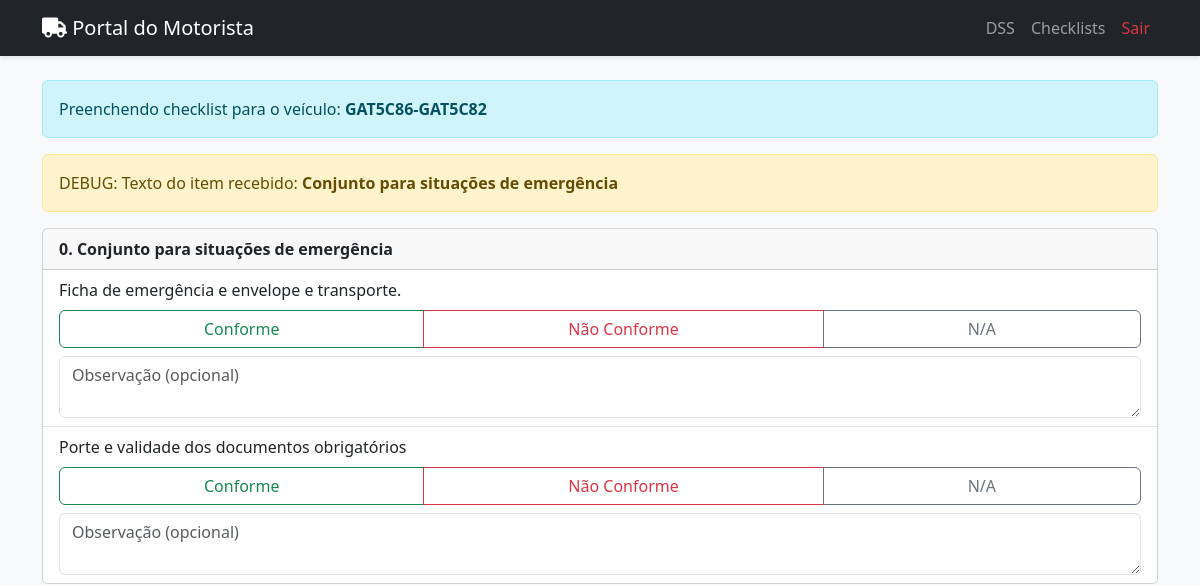
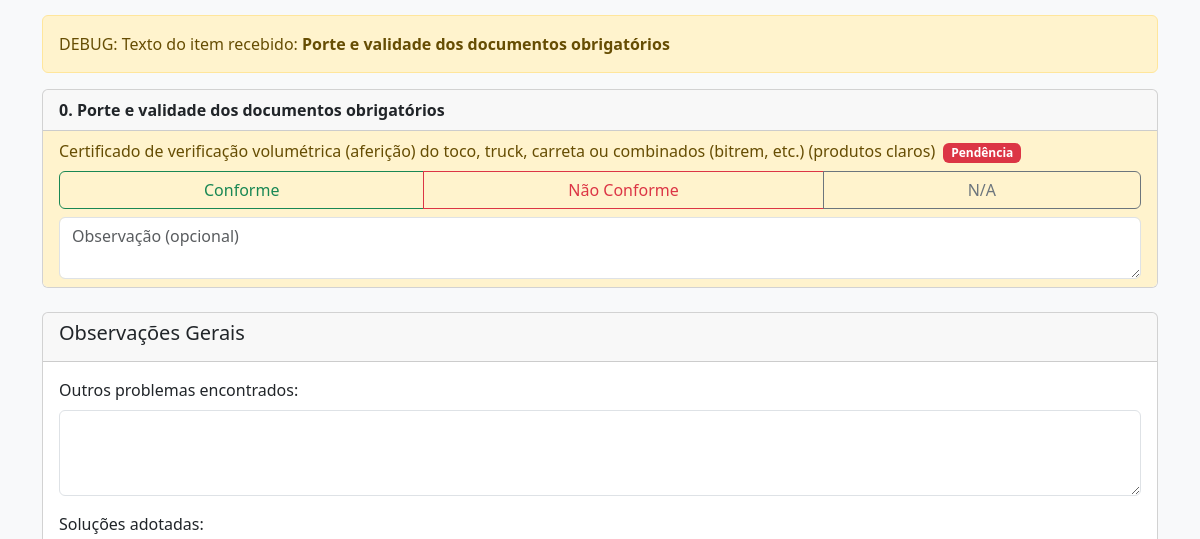
Before: /checklist/preencher/2 (signed in, upper part) with the older database file (2 pictures, top to bottom).
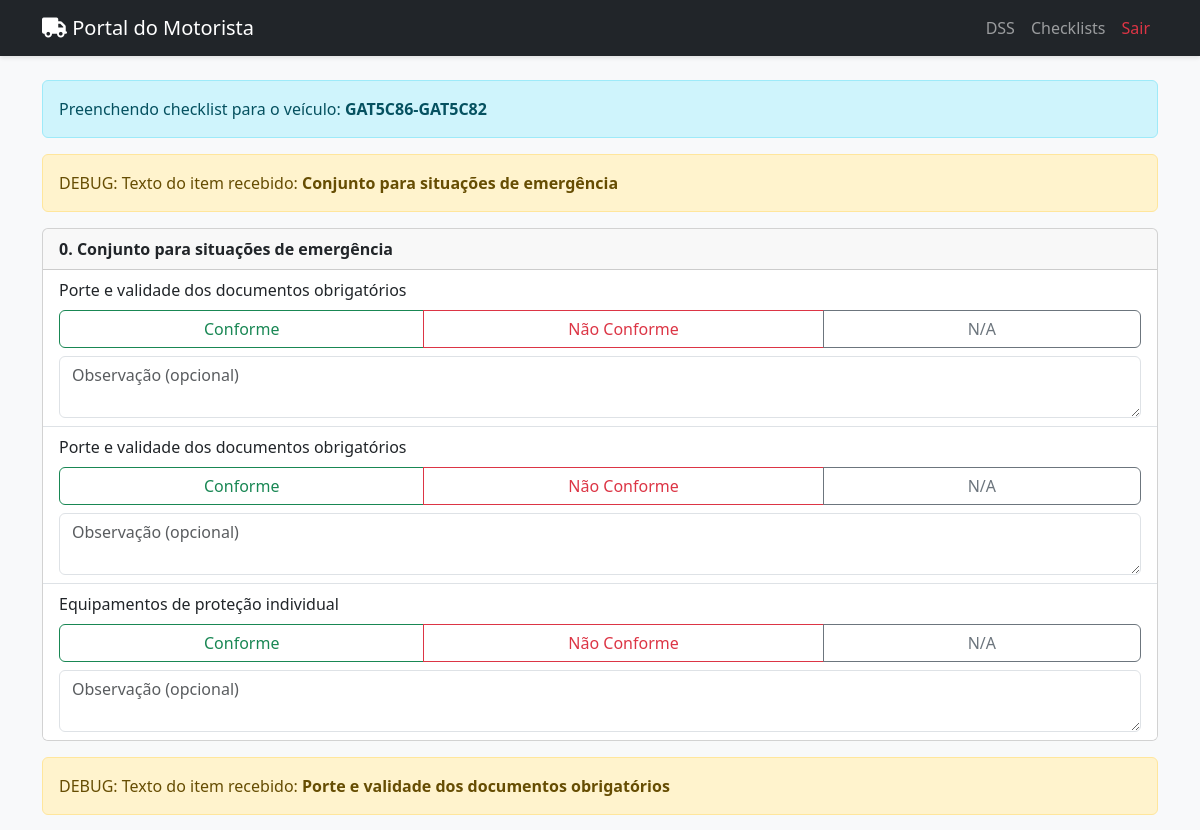
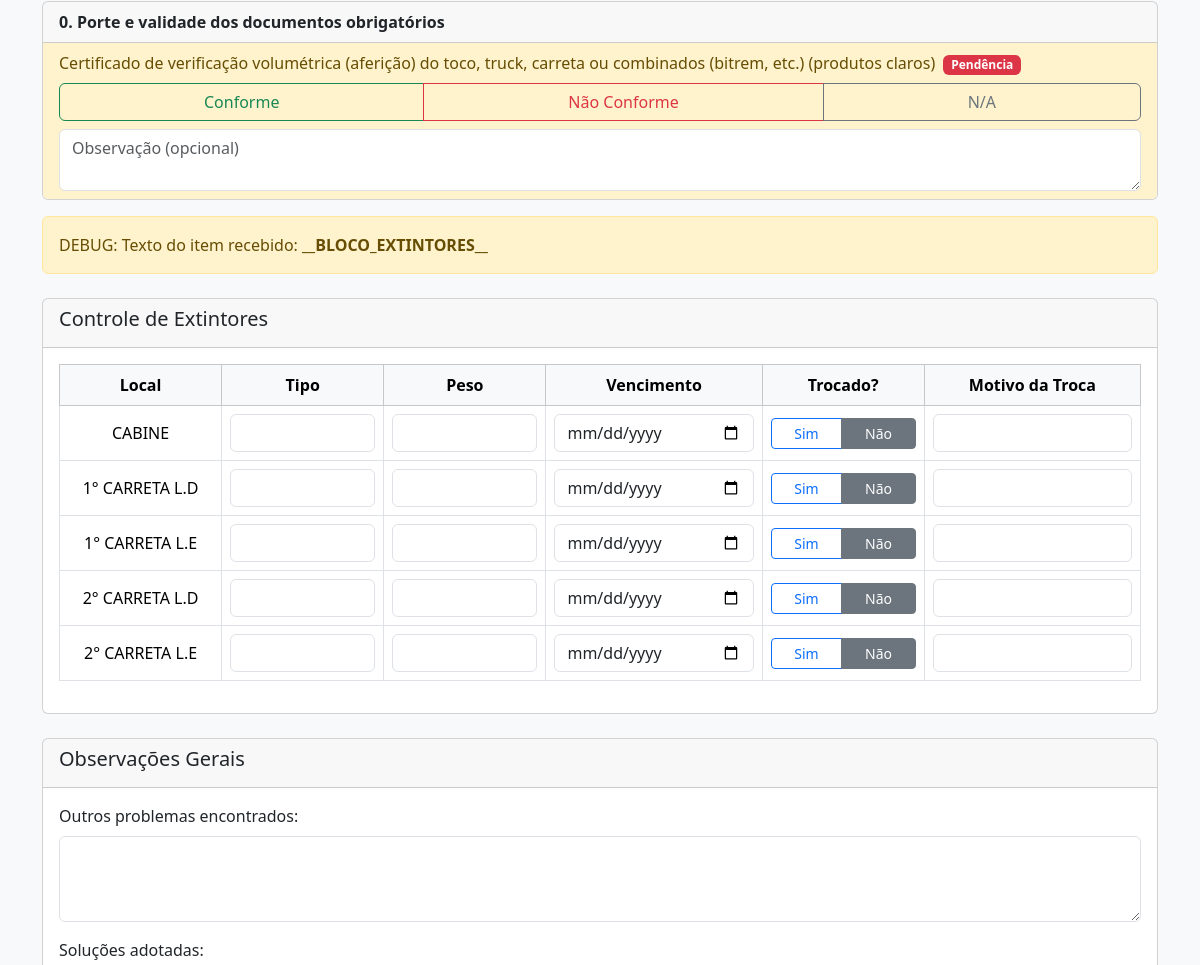
After: the same page with the newer database file (2 pictures, top to bottom).
### app/models.py (models this page shows)
class Veiculo(db.Model):
    id = db.Column(db.Integer, primary_key=True)
    unidade = db.Column(db.String(100), nullable=True)
    operacao = db.Column(db.String(100), nullable=True)
    nome_conjunto = db.Column(db.String(100), unique=True, nullable=False)
    placa_cavalo_id = db.Column(db.Integer, db.ForeignKey('placa.id'), nullable=False)
    placa_carreta1_id = db.Column(db.Integer, db.ForeignKey('placa.id'), nullable=True)
    placa_carreta2_id = db.Column(db.Integer, db.ForeignKey('placa.id'), nullable=True)
    obs = db.Column(db.Text)
    placa_cavalo = db.relationship('Placa', foreign_keys=[placa_cavalo_id])
    placa_carreta1 = db.relationship('Placa', foreign_keys=[placa_carreta1_id])
    placa_carreta2 = db.relationship('Placa', foreign_keys=[placa_carreta2_id])
    motoristas = db.relationship('Motorista', backref='veiculo', lazy=True)
    checklists_preenchidos = db.relationship('ChecklistPreenchido', backref='veiculo', lazy=True, cascade="all, delete-orphan")
    pendencias = db.relationship('Pendencia', backref='veiculo', lazy=True, cascade="all, delete-orphan")

class ChecklistItem(db.Model):
    id = db.Column(db.Integer, primary_key=True)
    checklist_id = db.Column(db.Integer, db.ForeignKey('checklist.id'), nullable=False)
    texto = db.Column(db.String(500), nullable=False)
    ordem = db.Column(db.Integer, default=0)
    parent_id = db.Column(db.Integer, db.ForeignKey('checklist_item.id'), nullable=True)
    sub_itens = db.relationship('ChecklistItem', backref=db.backref('parent', remote_side=[id]), lazy='dynamic', cascade="all, delete-orphan")

### app/routes.py (the view, shortened to what this page needs)
@main_bp.route('/checklist/preencher/<int:checklist_id>', methods=['GET', 'POST'])
def preencher_checklist(checklist_id):
    if 'motorista_id' not in session:
        return redirect(url_for('main.motorista_login'))
    checklist = Checklist.query.get_or_404(checklist_id)
    motorista = Motorista.query.get(session['motorista_id'])
    veiculo_do_motorista = motorista.veiculo
    itens_principais = checklist.itens.filter_by(parent_id=None).order_by(ChecklistItem.ordem).all()
    pendencias_abertas = set()
    if veiculo_do_motorista:
        lista_pendencias = Pendencia.query.filter_by(veiculo_id=veiculo_do_motorista.id, status='PENDENTE').all()
        pendencias_abertas = {p.item_id for p in lista_pendencias}
    return render_template(
        'motorista_preencher_checklist.html',
        checklist=checklist,
        veiculo=veiculo_do_motorista,
        itens_principais=itens_principais,  # Enviando a lista ordenada diretamente
        pendencias_abertas=pendencias_abertas
    )

### app/templates/motorista_preencher_checklist.html (shortened to what this page needs)
{% extends "base_motorista.html" %}
{% block content %}
<form method="POST" action="{{ url_for('main.preencher_checklist', checklist_id=checklist.id) }}">
    {% if not veiculo %}
        <div class="alert alert-danger" role="alert">
            <strong>Atenção!</strong> Você não está vinculado a nenhum veículo. Por favor, contate o administrador.
        </div>
    {% else %}
        <div class="alert alert-info" role="alert">
            Preenchendo checklist para o veículo: <strong>{{ veiculo.nome_conjunto }}</strong>
        </div>
        {% for item in itens_principais %}
            <div class="alert alert-warning">DEBUG: Texto do item recebido: <strong>{{ item.texto }}</strong></div>
            {% if item.texto == '__BLOCO_EXTINTORES__' %}
                <div class="card mt-4 mb-3">
                    <div class="card-header">
                        <h5>Controle de Extintores</h5>
                    </div>
                    <div class="card-body table-responsive">
                        <table class="table table-bordered align-middle text-center">
                            <thead class="table-light">
                                <tr>
                                    <th style="width: 15%;">Local</th>
                                    <th style="width: 15%;">Tipo</th>
                                    <th style="width: 15%;">Peso</th>
                                    <th style="width: 20%;">Vencimento</th>
                                    <th style="width: 15%;">Trocado?</th>
                                    <th>Motivo da Troca</th>
                                </tr>
                            </thead>
                            <tbody>
                                {% set locais = ['CABINE', '1° CARRETA L.D', '1° CARRETA L.E', '2° CARRETA L.D', '2° CARRETA L.E'] %}
                                {% for i in range(5) %}
                                <tr>
                                    <td>
                                        {{ locais[i] }}
                                    </td>
                                    <td><input type="text" class="form-control" name="extintor-{{ i }}-tipo"></td>
                                    <td><input type="text" class="form-control" name="extintor-{{ i }}-peso"></td>
                                    <td><input type="date" class="form-control" name="extintor-{{ i }}-vencimento"></td>
                                    <td>
                                        <div class="btn-group w-100" role="group">
                                            <label class="btn btn-outline-primary btn-sm" for="trocado-sim-{{ i }}">Sim</label>
                                            <label class="btn btn-outline-secondary btn-sm" for="trocado-nao-{{ i }}">Não</label>
                                        </div>
                                    </td>
                                    <td><input type="text" class="form-control" name="extintor-{{ i }}-motivo"></td>
                                </tr>
                                {% endfor %}
                            </tbody>
                        </table>
                    </div>
                </div>
            {% else %}
                <div class="card mb-3">
                    <div class="card-header fw-bold {% if item.id in pendencias_abertas %}bg-warning text-dark{% endif %}">
                        {{ item.ordem }}. {{ item.texto }}
                    </div>
                    <ul class="list-group list-group-flush">
                        {% if item.sub_itens %}
                            {% for sub_item in item.sub_itens.order_by('ordem') %}
                                <li class="list-group-item {% if sub_item.id in pendencias_abertas %}list-group-item-warning{% endif %}">
                                    <div class="mb-2">{{ sub_item.texto }} {% if sub_item.id in pendencias_abertas %}<span class="badge bg-danger ms-1">Pendência</span>{% endif %}</div>
                                    <div class="btn-group w-100" role="group">
                                        <label class="btn btn-outline-success" for="conforme-{{ sub_item.id }}">Conforme</label>
                                        <label class="btn btn-outline-danger" for="nao-conforme-{{ sub_item.id }}">Não Conforme</label>
                                        <label class="btn btn-outline-secondary" for="na-{{ sub_item.id }}">N/A</label>
                                    </div>
                                    <textarea class="form-control mt-2" name="obs-{{ sub_item.id }}" placeholder="Observação (opcional)"></textarea>
                                </li>
                            {% endfor %}
                        {% endif %}
                    </ul>
                </div>
            {% endif %}
        {% endfor %}
        <div class="card mt-4">
            <div class="card-header">
                <h5>Observações Gerais</h5>
            </div>
            <div class="card-body">
                <div class="mb-3">
                    <label for="outros_problemas" class="form-label">Outros problemas encontrados:</label>
                    <textarea class="form-control" id="outros_problemas" name="outros_problemas" rows="3"></textarea>
                </div>
                <div class="mb-3">
                    <label for="solucoes_adotadas" class="form-label">Soluções adotadas:</label>
                </div>
            </div>
        </div>
    {% endif %}
</form>
{% endblock %}

### app/templates/base_motorista.html (shortened to what this page needs)
<!DOCTYPE html>
<html lang="pt-BR">
<head>
    <link href="https://cdn.jsdelivr.net/npm/bootstrap@5.3.2/dist/css/bootstrap.min.css" rel="stylesheet">
    <link rel="stylesheet" href="https://cdnjs.cloudflare.com/ajax/libs/font-awesome/6.4.0/css/all.min.css">
</head>
<body>
    <nav class="navbar navbar-expand-lg navbar-dark bg-dark mb-4">
        <div class="container">
            <a class="navbar-brand" href="{{ url_for('main.motorista_portal') }}">
                <i class="fas fa-truck"></i>
                Portal do Motorista
            </a>
            <div class="collapse navbar-collapse" id="navbarNav">
                <ul class="navbar-nav ms-auto">
                    <li class="nav-item">
                        <a class="nav-link" href="{{ url_for('main.lista_conteudos') }}">DSS</a>
                    </li>
                    <li class="nav-item">
                        <a class="nav-link" href="{{ url_for('main.lista_checklists_motorista') }}">Checklists</a>
                    </li>
                    <li class="nav-item">
                        <a class="nav-link text-danger" href="{{ url_for('main.logout') }}">Sair</a>
                    </li>
                </ul>
            </div>
        </div>
    </nav>
    <main class="container">
        {% block content %}
        {% endblock %}
    </main>
</body>
</html>

### app/templates/base_motorista.html (style rules this page uses)
body { background-color: #f8f9fa; }
.navbar { box-shadow: 0 2px 4px rgba(0,0,0,.1); }

Changed rows visible on the page:
removed ChecklistItem: texto "Ficha de emergência e envelope e transporte.", id "Observação (opcional)", shown under "Conjunto para situações de emergência"
added ChecklistItem: texto "Porte e validade dos documentos obrigatórios", id "Observação (opcional)", shown under "Conjunto para situações de emergência"
added ChecklistItem: texto "Equipamentos de proteção individual", id "Observação (opcional)", shown under "Conjunto para situações de emergência"
added ChecklistItem: texto "__BLOCO_EXTINTORES__", locais "CABINE" "1° CARRETA L.D" "1° CARRETA L.E" "2° CARRETA L.D" "2° CARRETA L.E"
